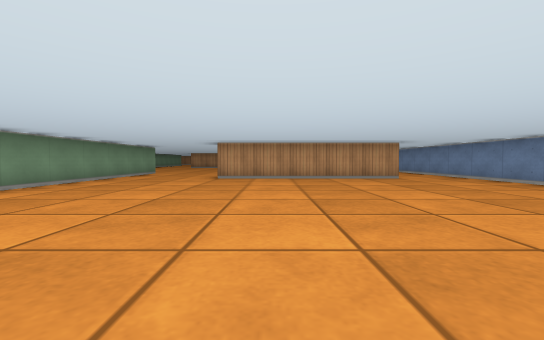
view 1 (above)

24 first-person views from a walk through a cub3D ray-caster map. The camera is about half as high as the walls, tilts 2° down and sees 90° across. The floor is counted in squares. Each view is taken from the middle of a square. On the plan, view 1 faces up. The plan holds only what a view shows up to about 9 squares ahead; the rest is blank.

view 2
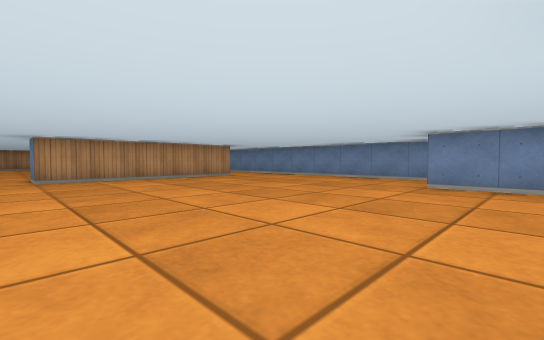

view 3
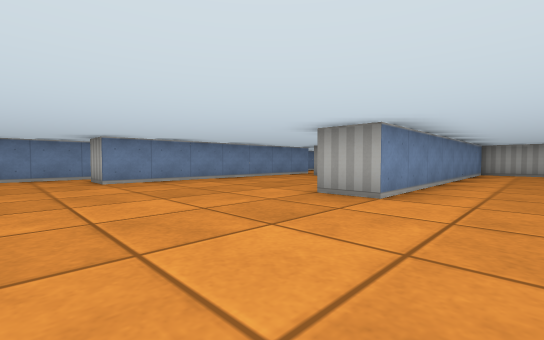

view 4
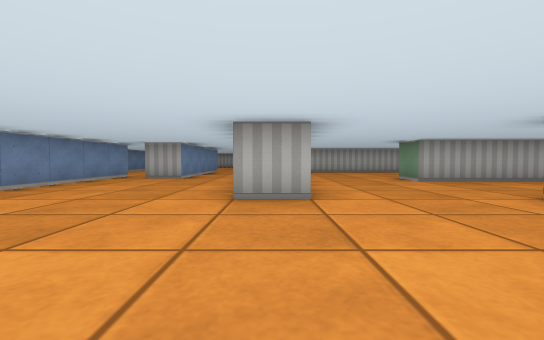

view 5
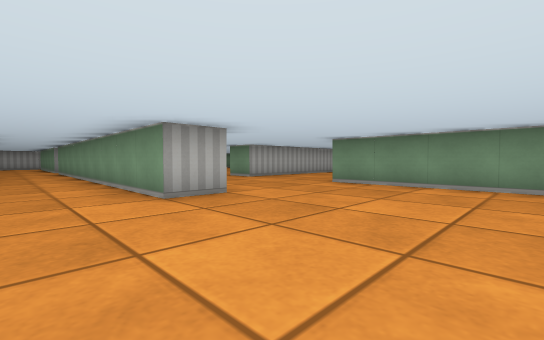

view 6
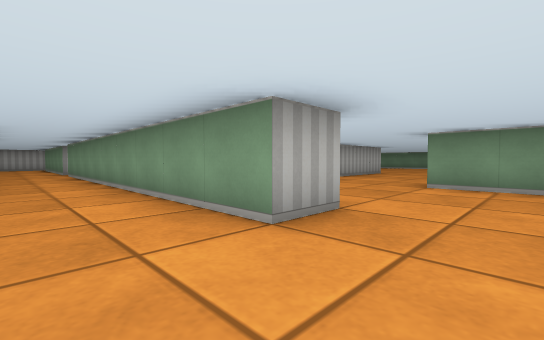

view 7
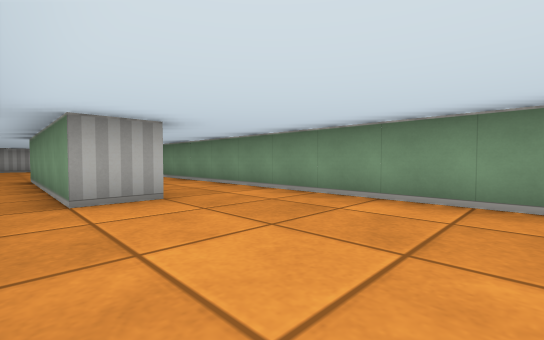

view 8
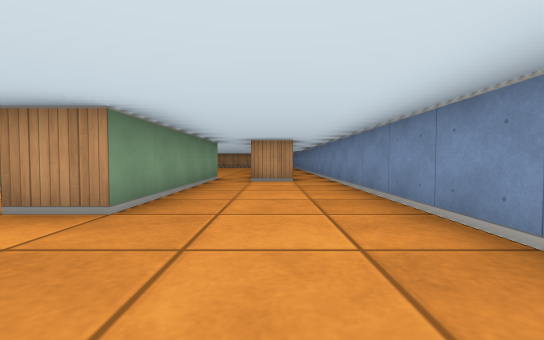

view 9
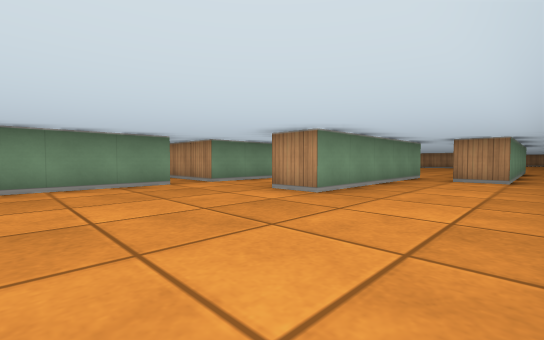

view 10
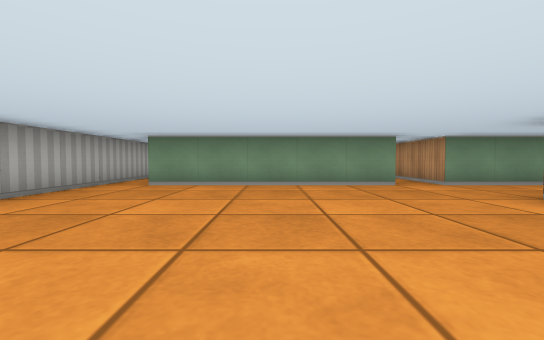

view 11
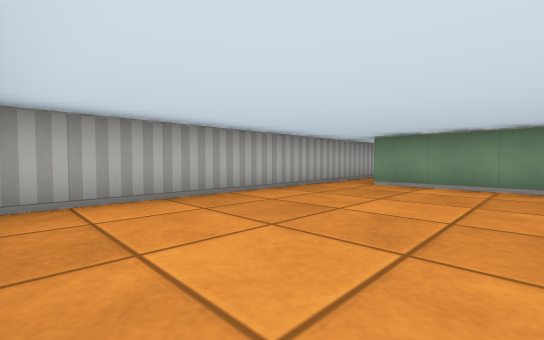

view 12
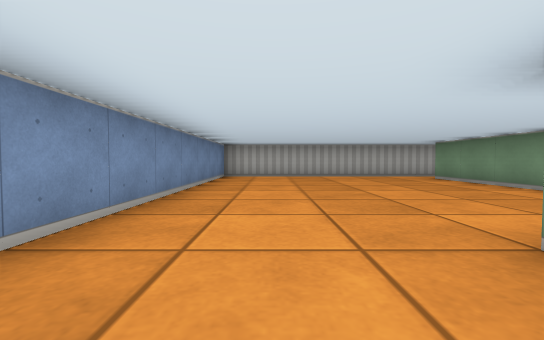

view 13
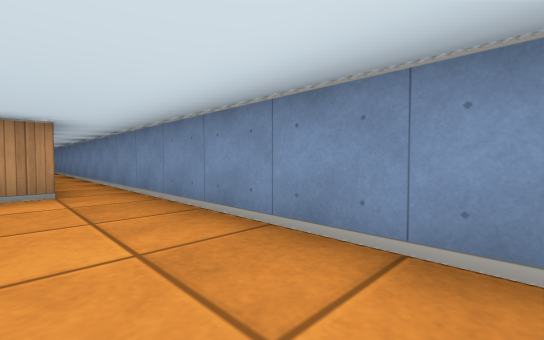

view 14
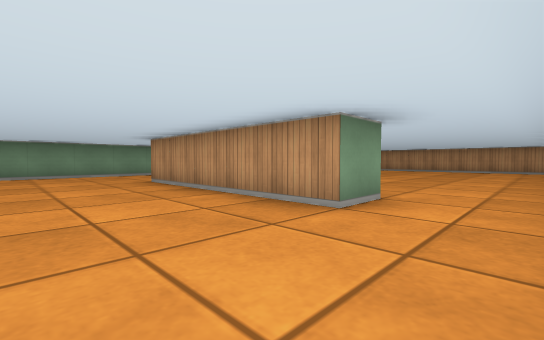

view 15
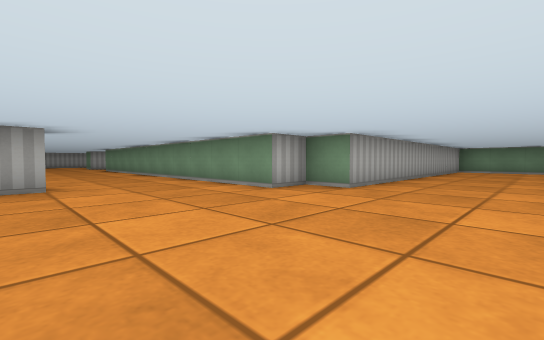

view 16
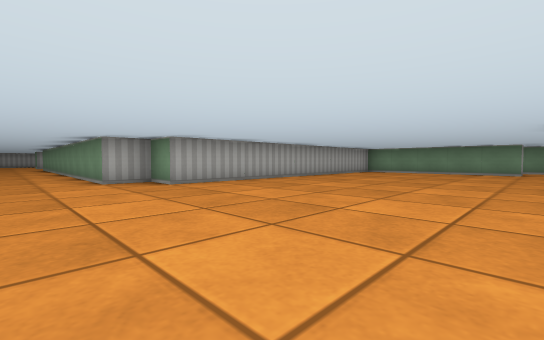

view 17
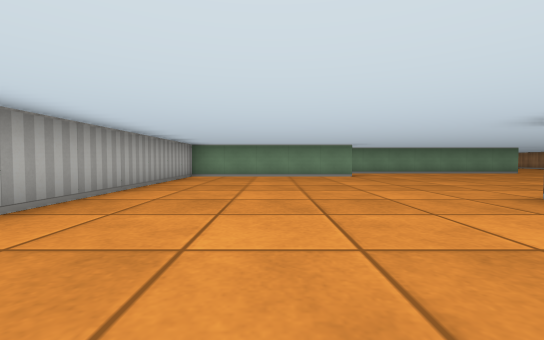

view 18
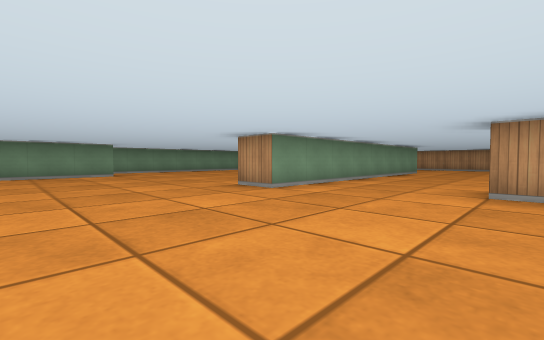

view 19
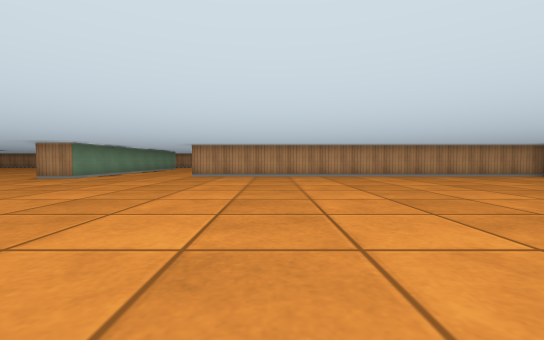

view 20
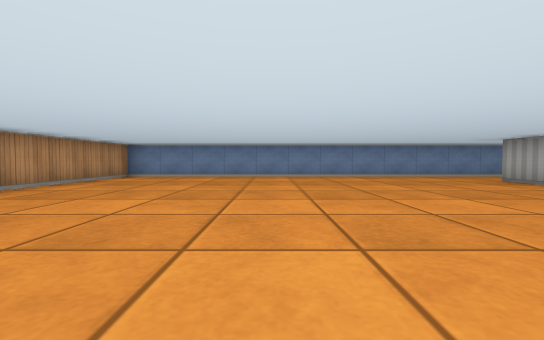

view 21
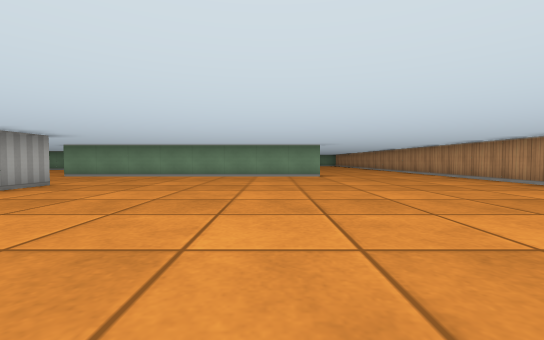

view 22
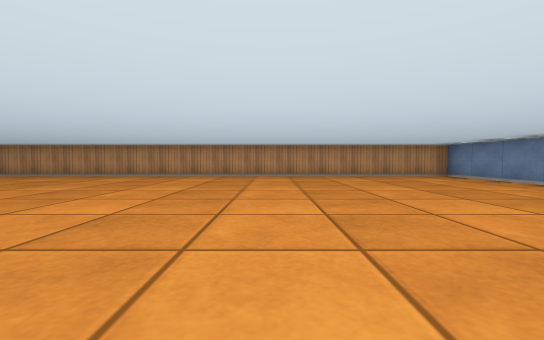

view 23
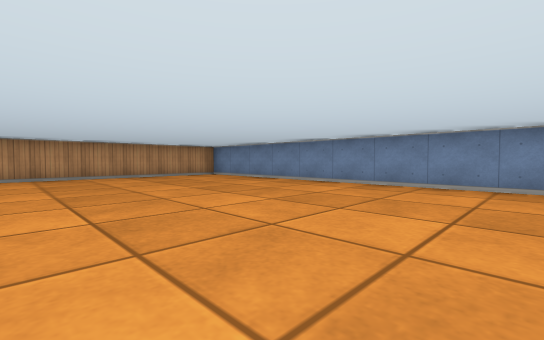

view 24
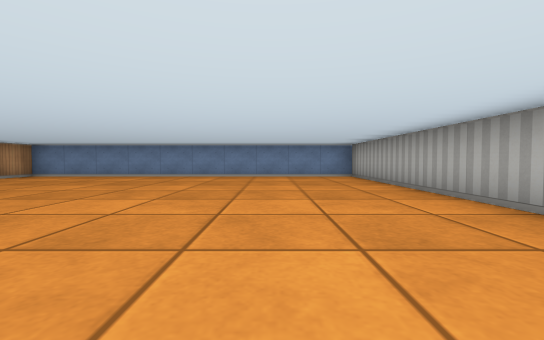

### Floor plan
Points are (right, up) in squares from view 1. A wall is a line through its corners. A room is listed if a view was taken in it or the views show most of it. See-through windows are left out.
Room 1 (views 1, 2, 3, 4, 5, 6, 7, 14)
walls: (4.5, -0.9) (4.5, -5.5); (3.5, -4.5) (3.5, 1.5) (4.5, 1.5); (-1.5, -5.5) (-1.5, -0.5) (-0.5, -0.5) (-0.5, -9.5); (1.5, -6) (1.5, -4.5) (2.5, -4.5); (3.5, 7.5) (-1.5, 7.5); (-6.5, -3.5) (-4.5, -3.5) (-4.5, -4.5); (-4.5, 7.5) (-4.5, -0.5); (5.5, -5.5) (5.5, 7.5)
ways out: opening at (0.5, -10) to room 2; opening at (3, -5) to room 2; opening at (5, -6) to room 2; opening at (-3, 8) to room 3; opening at (4.5, 8) to room 3; opening at (-4.2, -3.3)
Room 2 (views 8, 9, 10, 11, 12, 13)
walls: (-0.5, -10.4) (-0.5, -15.5); (-0.5, -9.5) (-1.4, -9.5); (4.5, -5.5) (3.5, -5.5) (3.5, -4.5); (-2.8, -16.5) (5.5, -16.5) (5.5, -5.5); (2.5, -4.5) (2.5, -9.5) (1.5, -9.5)
ways out: opening at (0.5, -10) to room 1; opening at (3, -5) to room 1; opening at (5, -6) to room 1; opening at (-1.5, -16); opening at (-1, -10)
Room 3 (views 15, 16, 17, 18, 19, 20, 21, 22, 23, 24)
walls: (-5.5, 19.5) (-4.4, 19.5); (-8.5, 25.5) (-8.5, 17.5) (-9.5, 17.5); (-14.5, 16.6) (-14.5, 11.5) (-5.5, 11.5) (-5.5, 10.5) (-4.5, 10.5) (-4.5, 7.5); (-0.6, 19.5) (5.5, 19.5) (5.5, 29.5) (-9, 29.5); (-1.5, 7.5) (-1.5, 8.5) (-0.9, 8.5); (2.5, 8.5) (3.5, 8.5) (3.5, 7.5); (5.5, 7.5) (5.5, 18.5) (-5.5, 18.5)
ways out: opening at (-3, 8) to room 1; opening at (4.5, 8) to room 1

Where each view was taken, in squares from view 1:
view 1: 0 up, 0 right, facing up
view 2: 0 up, 2 left, facing up-right
view 3: 3 up, 3 left, facing down-right
view 4: 3 up, 1 left, facing down
view 5: 3 up, 1 right, facing down-left
view 6: 1 up, 1 right, facing down-left
view 7: 1 down, 3 right, facing down-left
view 8: 12 down, 4 right, facing up
view 9: 13 down, 5 right, facing up-left
view 10: 13 down, 5 right, facing left
view 11: 13 down, 5 right, facing down-left
view 12: 8 down, 4 right, facing down
view 13: 10 down, 4 right, facing up-right
view 14: 5 up, 5 right, facing up-left
view 15: 14 up, 1 left, facing down-left
view 16: 17 up, 3 left, facing down-left
view 17: 14 up, 6 left, facing left
view 18: 14 up, 5 left, facing up-left
view 19: 10 up, 3 left, facing up
view 20: 14 up, 3 left, facing right
view 21: 24 up, 0 right, facing left
view 22: 21 up, 0 right, facing up
view 23: 21 up, 0 right, facing up-right
view 24: 22 up, 3 left, facing right
